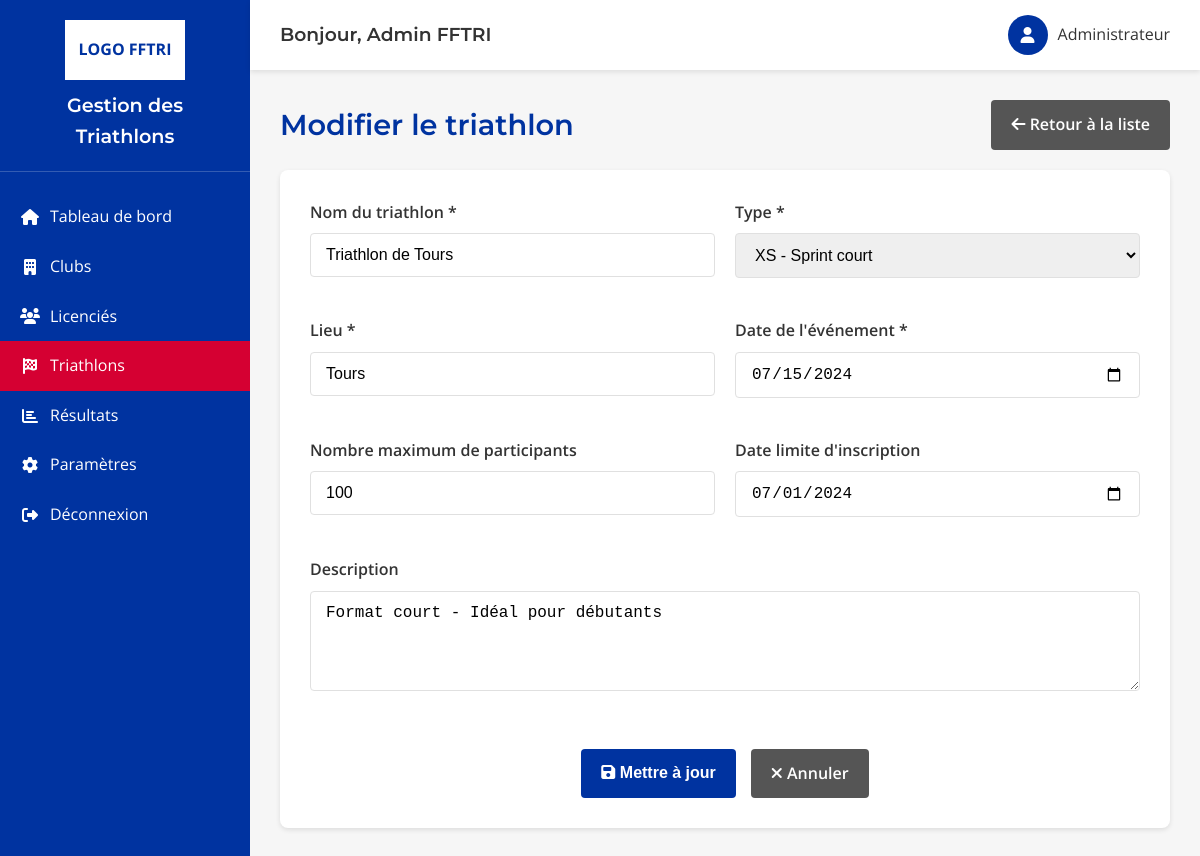
The page /index.php?module=triathlons&action=edit&id=2 (signed in) on the database its author committed.
### tables this page shows
CREATE TABLE triathlons (
    id INT PRIMARY KEY AUTO_INCREMENT,
    name VARCHAR(100) NOT NULL,
    type ENUM('XS', 'S', 'M', 'L', 'XL', 'TROP') NOT NULL,
    location VARCHAR(100) NOT NULL,
    event_date DATE NOT NULL,
    description TEXT,
    max_participants INT,
    registration_deadline DATE,
    created_at TIMESTAMP DEFAULT CURRENT_TIMESTAMP,
    updated_at TIMESTAMP DEFAULT CURRENT_TIMESTAMP ON UPDATE CURRENT_TIMESTAMP
);

### app/core/Database.php (called while the page is built, shortened)
<?php
class Database {
    private static $instance = null;
    private $pdo;
    private function __construct() {
        try {
            $dsn = "mysql:host=" . DB_HOST . ";dbname=" . DB_NAME . ";charset=" . DB_CHARSET;
            $this->pdo = new PDO($dsn, DB_USER, DB_PASS, DB_OPTIONS);
        } catch (PDOException $e) {
            die("Erreur de connexion à la base de données : " . $e->getMessage());
        }
    }
    public static function getInstance() {
        if (self::$instance === null) {
            self::$instance = new self();
        }
        return self::$instance;
    }
    public function getConnection() {
        return $this->pdo;
    }
}
?>

### app/controllers/TriathlonController.php (called while the page is built, shortened)
<?php
require_once __DIR__ . '/../models/Triathlon.php';
class TriathlonController {
    private $triathlonModel;
    public function __construct() {
        $this->triathlonModel = new Triathlon();
    }
    public function edit($id) {
        $triathlon = $this->triathlonModel->getById($id);
        return ['triathlon' => $triathlon];
    }
}
?>

### app/models/Triathlon.php (called while the page is built, shortened)
<?php
require_once __DIR__ . '/../core/Database.php';
class Triathlon {
    private $db;
    public function __construct() {
        $this->db = Database::getInstance()->getConnection();
    }
    public function getById($id) {
        $sql = "SELECT * FROM triathlons WHERE id = :id";
        $stmt = $this->db->prepare($sql);
        $stmt->execute([':id' => $id]);
        return $stmt->fetch();
    }
}
?>

### app/views/triathlons/edit.php (the view, shortened to what this page needs)
<div class="page-title">
    <h1>Modifier le triathlon</h1>
    <a href="index.php?module=triathlons" class="btn btn-secondary">
        <i class="fas fa-arrow-left"></i> Retour à la liste
    </a>
</div>
<?php if (isset($data['triathlon'])): ?>
<div class="form-container">
    <form method="POST" action="index.php?module=triathlons&action=edit&id=<?= $data['triathlon']['id'] ?>">
        <div class="form-grid">
            <div class="form-group">
                <label for="name">Nom du triathlon *</label>
                <input type="text" id="name" name="name" class="form-control" required
                       value="<?= htmlspecialchars($_POST['name'] ?? $data['triathlon']['name']) ?>">
            </div>
            <div class="form-group">
                <label for="type">Type *</label>
                <select id="type" name="type" class="form-control" required>
                    <option value="XS" <?= ((isset($_POST['type']) && $_POST['type'] == 'XS') || (!isset($_POST['type']) && $data['triathlon']['type'] == 'XS')) ? 'selected' : '' ?>>XS - Sprint court</option>
                </select>
            </div>
            <div class="form-group">
                <label for="location">Lieu *</label>
                <input type="text" id="location" name="location" class="form-control" required
                       value="<?= htmlspecialchars($_POST['location'] ?? $data['triathlon']['location']) ?>">
            </div>
            <div class="form-group">
                <label for="event_date">Date de l'événement *</label>
                <input type="date" id="event_date" name="event_date" class="form-control" required
                       value="<?= htmlspecialchars($_POST['event_date'] ?? $data['triathlon']['event_date']) ?>">
            </div>
            <div class="form-group">
                <label for="max_participants">Nombre maximum de participants</label>
                <input type="number" id="max_participants" name="max_participants" class="form-control" min="1"
                       value="<?= htmlspecialchars($_POST['max_participants'] ?? $data['triathlon']['max_participants']) ?>">
            </div>
            <div class="form-group">
                <label for="registration_deadline">Date limite d'inscription</label>
                <input type="date" id="registration_deadline" name="registration_deadline" class="form-control"
                       value="<?= htmlspecialchars($_POST['registration_deadline'] ?? $data['triathlon']['registration_deadline']) ?>">
            </div>
            <div class="form-group full-width">
                <label for="description">Description</label>
                <textarea id="description" name="description" class="form-control" rows="4"
                          placeholder="Description du triathlon, parcours, particularités..."><?= htmlspecialchars($_POST['description'] ?? $data['triathlon']['description']) ?></textarea>
            </div>
        </div>
        <div class="form-actions">
            <button type="submit" class="btn">
                <i class="fas fa-save"></i> Mettre à jour
            </button>
            <a href="index.php?module=triathlons" class="btn btn-secondary">
                <i class="fas fa-times"></i> Annuler
            </a>
        </div>
    </form>
</div>
<?php else: ?>
<div style="background: #fee; color: #c33; padding: 20px; border-radius: 4px; text-align: center;">
    Triathlon non trouvé.
</div>
<?php endif; ?>

### app/views/layouts/main.php (style rules this page uses)
:root { --fftri-blue: #0033A0; --fftri-red: #D50032; --white: #FFFFFF; --light-gray: #F6F6F6; --medium-gray: #E0E0E0; --dark-gray: #555555; --text-color: #333333; }
* { margin: 0; padding: 0; box-sizing: border-box; }
body { font-family: 'Open Sans', sans-serif; color: var(--text-color); background-color: var(--light-gray); line-height: 1.6; }
h1, h2, h3, h4, h5, h6 { font-family: 'Montserrat', sans-serif; font-weight: 600; }
.page-title { margin-bottom: 20px; display: flex; justify-content: space-between; align-items: center; }
.page-title h1 { color: var(--fftri-blue); font-size: 1.8rem; }
.btn { display: inline-block; padding: 12px 20px; background-color: var(--fftri-blue); color: var(--white); border: none; border-radius: 4px; cursor: pointer; font-size: 1rem; font-weight: 600; text-align: center; transition: background-color 0.3s; text-decoration: none; }
.form-group { margin-bottom: 20px; }
.form-group label { display: block; margin-bottom: 8px; font-weight: 600; }
.form-control { width: 100%; padding: 12px 15px; border: 1px solid var(--medium-gray); border-radius: 4px; font-size: 1rem; transition: border-color 0.3s; }

### app/views/triathlons/edit.php (style rules this page uses)
.form-container { background: white; border-radius: 8px; padding: 30px; box-shadow: 0 2px 5px rgba(0, 0, 0, 0.1); max-width: 1000px; margin: 0 auto; }
.form-grid { display: grid; grid-template-columns: repeat(auto-fit, minmax(300px, 1fr)); gap: 20px; margin-bottom: 30px; }
.form-group.full-width { grid-column: 1 / -1; }
.form-group label { display: block; margin-bottom: 8px; font-weight: 600; color: var(--text-color); }
.form-control { width: 100%; padding: 12px 15px; border: 1px solid var(--medium-gray); border-radius: 4px; font-size: 1rem; transition: border-color 0.3s; }
textarea.form-control { resize: vertical; min-height: 100px; }
.form-actions { display: flex; gap: 15px; justify-content: center; }
.btn-secondary { background-color: var(--dark-gray); color: white; }

### rows shown on the page
triathlons: name "Triathlon de Tours", type "XS - Sprint court", location "Tours", event_date "07/15/2024", max_participants "100", registration_deadline "07/01/2024", description "Format court - Idéal pour débutants"

### other values the page prints
$_SESSION['user']['name'] "Admin FFTRI"
